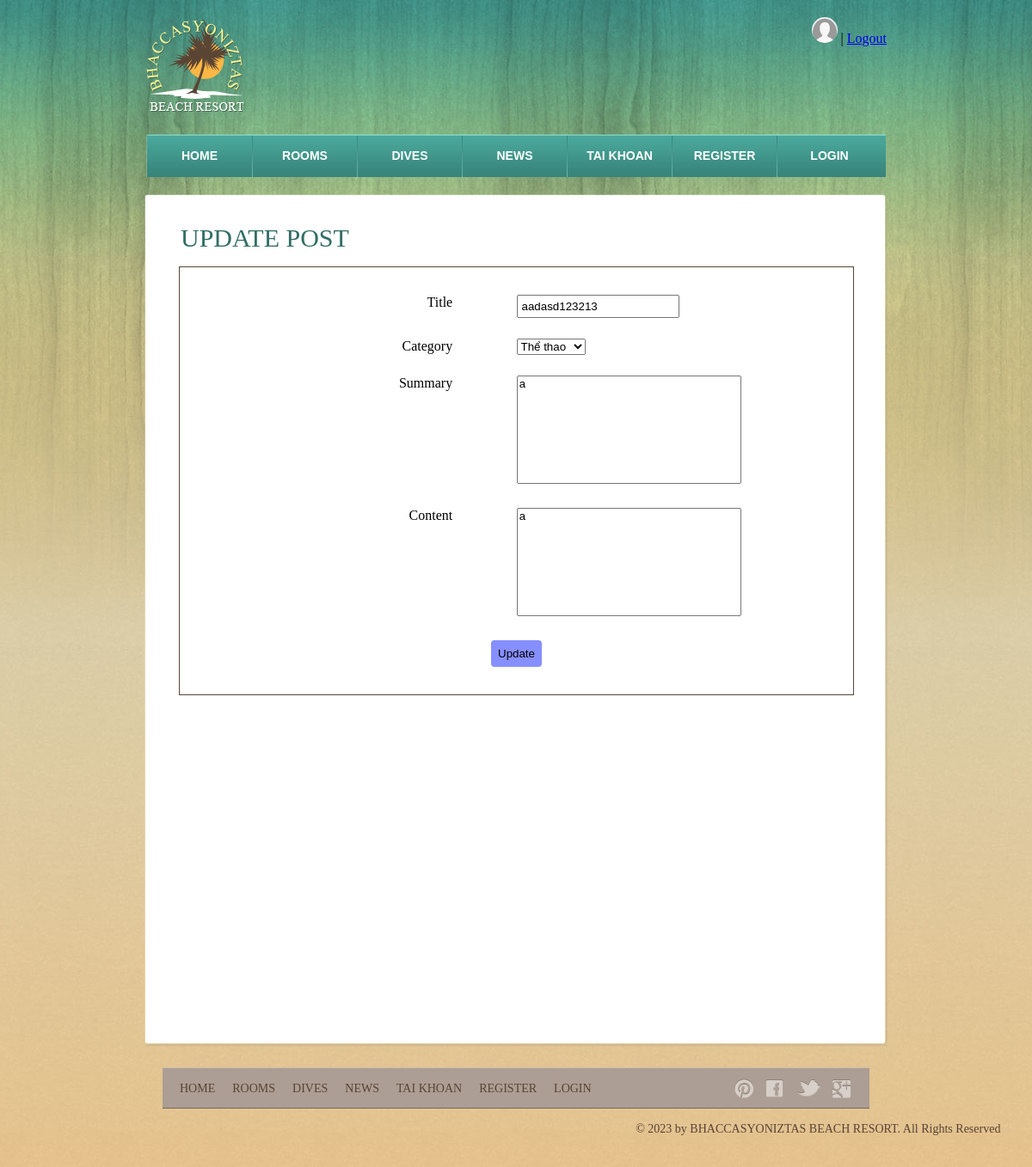
The page /news.php?state=update&id=3 (signed in) on the database its author committed.
### tables this page shows
CREATE TABLE `users` (
  `id` int(11) NOT NULL,
  `username` char(100) NOT NULL,
  `gender` char(3) NOT NULL,
  `email` char(100) NOT NULL,
  `phone` char(100) NOT NULL,
  `password` char(100) NOT NULL,
  `hobby` char(100) NOT NULL,
  `avatar` char(100) NOT NULL,
  `role` int(11) DEFAULT 2
);

CREATE TABLE `news` (
  `id` int(11) NOT NULL,
  `category_id` int(11) NOT NULL,
  `user_id` int(11) NOT NULL,
  `title` text NOT NULL,
  `s_content` text DEFAULT NULL,
  `l_content` text NOT NULL,
  `date` date NOT NULL,
  `state` int(11) NOT NULL DEFAULT 0 COMMENT '0: new | 1: posted',
  `number` int(11) NOT NULL DEFAULT 0 COMMENT 'number of reads'
);

### src/control.php (called while the page is built, shortened)
<?php
include 'connect.php';
class Data
{
  public function select_user($email)
  {
    global $conn;
    if ($email == 'all') {
      $sql = "SELECT * FROM users";
    } else {
      $sql = "SELECT * FROM users WHERE email = '$email'";
    }
    $run = mysqli_query($conn, $sql);
    return $run;
  }
}

### src/new.php (called while the page is built, shortened)
<?php
include_once 'src/connect.php';
include_once 'control.php';
class News
{
  public static function getNewById(string $id)
  {
    global $conn;
    $sql =
      "SELECT * FROM news
    WHERE id = $id";
    $run = mysqli_query($conn, $sql);
    return $run;
  }
  public static function getAllCategories()
  {
    global $conn;
    $sql = 'SELECT * FROM categories';
    $run = mysqli_query($conn, $sql);
    return $run;
  }
}

### news.php (the view, shortened to what this page needs)
<?php
include 'src/control.php';
include 'src/new.php';
$state = !empty($_GET['state']) ? $_GET['state'] : '';
?>
<!DOCTYPE html>
<html>
<head>
  <link rel="stylesheet" href="css/style.css" type="text/css">
  <link rel="stylesheet" href="css/main.css">
</head>
<body>
  <div id="background">
    <div id="page">
      <?php include 'src/header.php' ?>
      <div id="contents">
        <div class="box">
          <div>
            <div class="body main">
              <?php if ($state == 'new' || $state == 'update') {
                if ($state == 'update') {
                  $result = News::getNewById($_GET['id']);
                  $new = mysqli_fetch_assoc($result);
                }
              ?>
                <?php if ($state == 'update') { ?>
                  <h1>Update Post</h1>
                <?php } else { ?>
                  <h1>New Post</h1>
                <?php } ?>
                <form action="" method="post" autocomplete="off">
                  <div class="row">
                    <div class="left">Title</div>
                    <div class="right">
                      <input required type="text" name="txt_title" value="<?= isset($new) ? $new['title'] : '' ?>">
                    </div>
                  </div>
                  <div class="row">
                    <div class="left">Category</div>
                    <div class="right">
                      <select name="txt_category">
                        <?php
                        $result = News::getAllCategories();
                        foreach ($result as $row) {
                          $is_selected = '';
                          if ($state == 'update' && $row['id'] == $new['category_id']) {
                            $is_selected = 'selected';
                          }
                          echo "
                          <option $is_selected value='{$row['id']}'>{$row['name']}</option>
                          ";
                        } ?>
                      </select>
                    </div>
                  </div>
                  <div class="row">
                    <div class="left">Summary</div>
                    <div class="right">
                      <textarea name="txt_summary" cols="30" rows="8"><?= isset($new) ? $new['s_content'] : '' ?></textarea>
                    </div>
                  </div>
                  <div class="row">
                    <div class="left">Content</div>
                    <div class="right">
                      <textarea name="txt_content" required cols="30" rows="8"><?= isset($new) ? $new['l_content'] : '' ?></textarea>
                    </div>
                  </div>
                  <div class="row j-center">
                    <input type="submit" name="txt_submit" value="<?php echo $state == 'new' ? 'Create' : 'Update' ?>">
                  </div>
                </form>
              <?php
              } else if ($state == 'delete') {
                if (empty($_GET['id'])) {
                  echo '<script>
                    do {
                      var id = window.prompt("Vui long nhap id hop le: ");
                      if (id) {
                        window.location.href = `news.php?state=delete&id=${id}`
                      } else {
                        window.location.href = `news.php`
                      }
                    } while(!id);
                    </script>';
                  exit();
                }
                $result = News::delete($_GET['id']);
                if ($result) {
                  echo '
                  <script>window.location.href = `news.php`</script>
                  ';
                } else {
                  echo '
                  <script>window.alert("Xay ra loi khi xoa")</script>
                  ';
                }
              } ?>
            </div>
          </div>
        </div>
      </div>
    </div>
    <?php include 'src/footer.php' ?>
  </div>
</body>
</html>

### src/header.php (shortened to what this page needs)
<?php
include_once 'connect.php';
include_once 'control.php';
$data = new Data();
if (!empty($_SESSION['user'])) {
	$result = $data->select_user($_SESSION['user']);
	$user = mysqli_fetch_assoc($result);
}
?>
<div id="header">
	<div id="logo">
		<a href="index.php"><img src="images/logo.png" alt="LOGO" height="112" width="118"></a>
		<?php if (empty($_SESSION['user'])) { ?>
			<div>
				<a href="login.php">Login</a> |
				<a href="register.php">Register</a>
			</div>
		<?php } else {
			echo "<div>";
			if (!empty($user['avatar'])) {
				echo "<a href='update.php'><img style='width: 30px;height: 30px;border-radius: 50%;' src='{$user['avatar']}' onerror='onLoadAvatarErr(this)' /></a>";
			}
		?> |
			<a href="logout.php">Logout</a>
		<?php echo "</div>";
		} ?>
	</div>
	<div id="navigation">
		<ul>
			<li>
				<a href="index.php">Home</a>
			</li>
			<li>
				<a href="rooms.php">Rooms</a>
			</li>
			<li>
				<a href="dives.php">Dives</a>
			</li>
			<li>
				<a href="news.php">News</a>
			</li>
			<li>
				<a href="taikhoan.php">Tai khoan</a>
			</li>
			<li>
				<a href="register.php">Register</a>
			</li>
			<li>
				<a href="login.php">Login</a>
			</li>
		</ul>
	</div>
</div>

### css/style.css (style rules this page uses)
body { background: #ffb744 url(../images/bg-body.jpg) repeat left bottom; font-family: "Times New Roman", Times, serif; margin: 0; }
#background { background: url(../images/bg-pattern.jpg) repeat-x center top; min-height: 1318px; }
#page { width: 960px; margin: 0 auto; }
img { border: 0; }
#navigation li, #navigation li a:hover, #navigation li.selected a { background-image: url(../images/bg-menu.png); background-repeat: repeat-x; }
#contents div.box, #contents div.box > div, #contents div.body { background-image: url(../images/content-box.png); background-repeat: no-repeat; }
#header { margin-bottom: 20px; padding-top: 20px; }
#logo { margin-bottom: 20px; margin-left: 49px; margin-right: 49px; display: flex; justify-content: space-between; }
#navigation { background: url(../images/bg-navigation.png) no-repeat; clear: both; height: 50px; width: 860px; margin: 0 auto; padding: 1px; }
#navigation ul { display: inline-block; width: 860px; list-style: none; margin: 0; padding: 0; }
#navigation li { float: left; background-position: 0 -118px; background-repeat: no-repeat; height: 49px; width: 122px; margin: 0; padding-left: 1px; text-align: center; }
#navigation li:first-child { background: none; margin-left: 0; padding-left: 0; }
#navigation li a { color: #fff; display: block; font: bold 14px/48px Arial, Helvetica, sans-serif; height: 49px; text-decoration: none; text-transform: uppercase; }
#contents { display: inline-block; width: 865px; padding: 0 47px; }
#contents h1 { color: #316e66; font: 26px/30px "Times New Roman", Times, serif; margin: 18px 0 20px; padding-left: 2px; text-transform: uppercase; }
#contents div.body h1, #contents h2 { color: #316e66; font: 30px/30px "Times New Roman", Times, serif; margin: 0 0 18px; text-transform: uppercase; }
#contents div.box { background-position: left bottom; margin-bottom: 20px; margin-left: 1px; padding: 0 0 6px; }
#contents div.box > div { background-position: -1745px top; padding: 6px 0 0; }
#contents div.body { background-position: -871px top; background-repeat: repeat-y; min-height: 980px; padding: 30px 40px 0; }

### news.php (style rules this page uses)
* { margin: 0; box-sizing: border-box; }
.row { margin: 12px 0; display: flex; justify-content: space-between; }
.row.j-center { display: flex; justify-content: center; }
.row .left { width: 40%; text-align: right; }
.row .right { width: 50%; }
form { border: 1px solid #5a4535; padding: 20px; display: flex; flex-direction: column; }
input { padding: 4px; }
input[type="submit"] { background-color: #868fff; padding: 8px; border: none; border-radius: 4px; cursor: pointer; }
#contents { width: 100%; }
textarea { resize: none; }

### rows shown on the page
users: avatar (placeholder picture)
news: txt_title "aadasd123213", txt_summary "a", txt_content "a"

### other values the page prints
form field txt_category "Thể thao"
